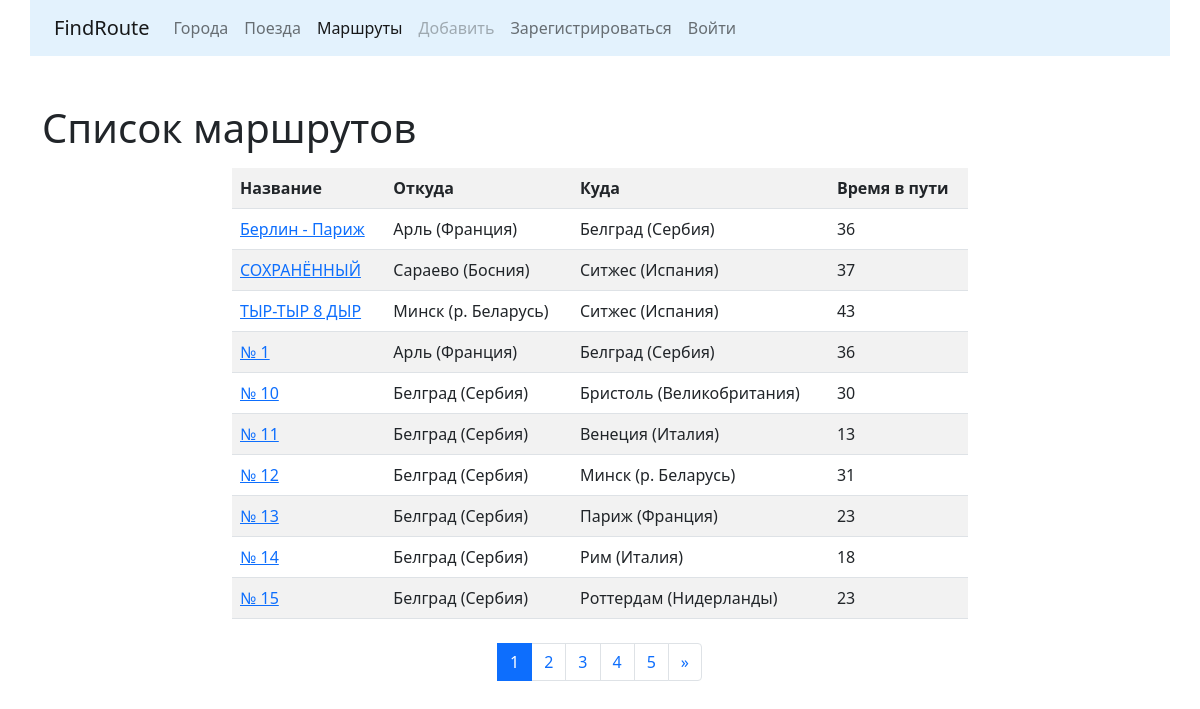
The page /list/ on the database as committed earlier.
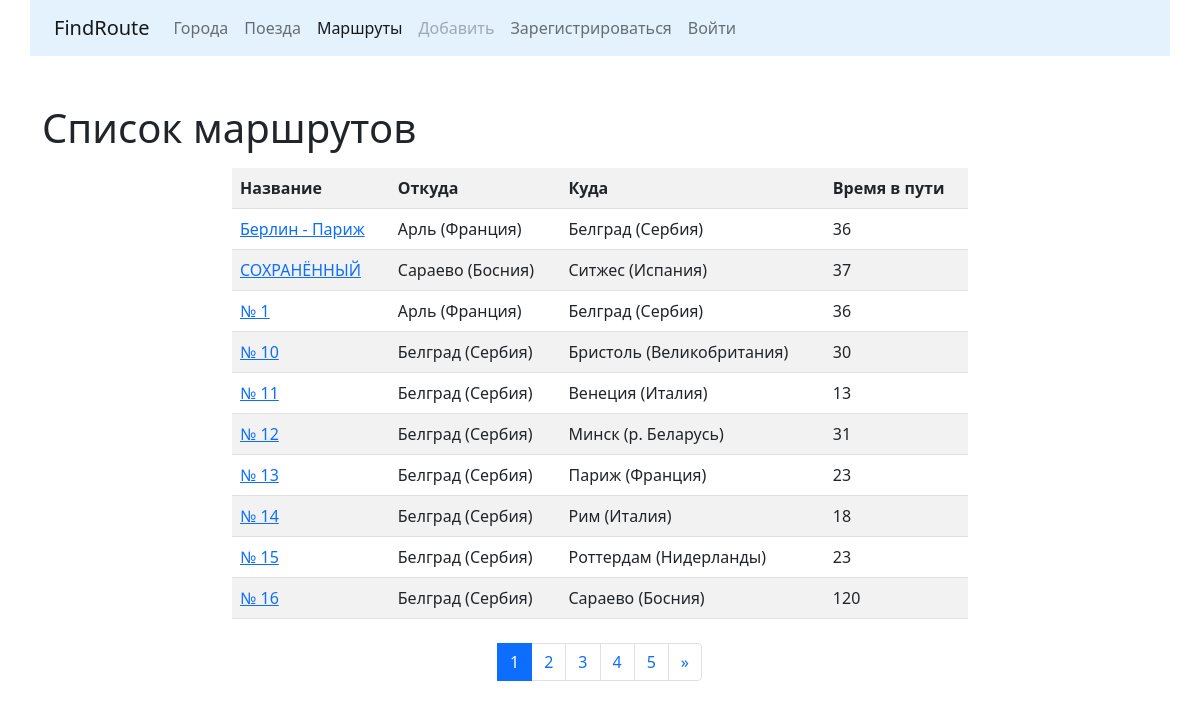
The same page on the database as committed later.
### routes/models.py (models this page shows, shortened)
class Route(models.Model):
    name = models.CharField(max_length=50, unique=True,
                            verbose_name='Название маршрута')
    travel_times = models.PositiveSmallIntegerField(
        verbose_name='Общее время в пути'
    )
    from_city = models.ForeignKey(City, on_delete=models.CASCADE,
                                  related_name='route_from_city_set',
                                  verbose_name='Из какого города')
    to_city = models.ForeignKey(City, on_delete=models.CASCADE,
                                related_name='route_to_city_set',
                                verbose_name='В какой город')
    trains = models.ManyToManyField(Train, verbose_name='Список поездов')
    class Meta:
        verbose_name = "Маршрут"
        verbose_name_plural = "Маршруты"
        ordering = ['name']

### cities/models.py (models this page shows, shortened)
class City(models.Model):
    name = models.CharField(max_length=100, unique=True, verbose_name="Город")
    def __str__(self):
        return self.name
    class Meta:
        verbose_name = "Город"
        verbose_name_plural = "Города"
        ordering = ['name']

### routes/views.py (the view)
# urls.py: path('list/', RouteListView.as_view(), name='list'),
class RouteListView(ListView):
    paginate_by = 10
    model = Route
    template_name = 'routes/list.html'

### routes/templates/routes/list.html (shortened to what this page needs)
{% extends 'base.html' %}
{% block content %}
	<h1>Список маршрутов</h1>
    <div class="row">
	    <div class="col-md-8 mx-auto my-2">
		    <table class="table table-striped">
			    <tr>
				    <th>Название</th>
					<th>Откуда</th>
					<th>Куда</th>
					<th>Время в пути</th>
				</tr>
		        {% for object in page_obj %}
				    <tr>
					    <td>
						    <a href="{% url 'detail' pk=object.pk %}">
							    {{ object.name }}
							</a>
						</td>
						<td>{{ object.from_city }}</td>
						<td>{{ object.to_city }}</td>
						<td>{{ object.travel_times }}</td>
					</tr>
			    {% endfor %}
			</table>
		</div>
	</div>
	<nav aria-label="Пример навигации по страницам">
        <ul class="pagination justify-content-center">
            {% for page in page_obj.paginator.page_range %}
			    <li class="page-item {% if page == page_obj.number %} active {% endif %}">
			        <a class="page-link" href="?page={{ page }}">
				        {{ page }}
				    </a>
			    </li>
			{% endfor %}
            <li class="page-item">
			    {% if page_obj.has_next %}
                    <a class="page-link" href="?page={{ page_obj.paginator.num_pages }}" aria-label="Следующая">
                        <span aria-hidden="true">
					        &raquo;
					    </span>
					</a>
                {% endif %}
			</li>
        </ul>
    </nav>
{% endblock %}

Rows that differ between the two databases and show on the page:
removed Route: name "ТЫР-ТЫР 8 ДЫР", from_city "Минск (р. Беларусь)", to_city "Ситжес (Испания)", travel_times "43"
now on this page (row unchanged): Route: name "№ 16", from_city "Белград (Сербия)", to_city "Сараево (Босния)", travel_times "120"
